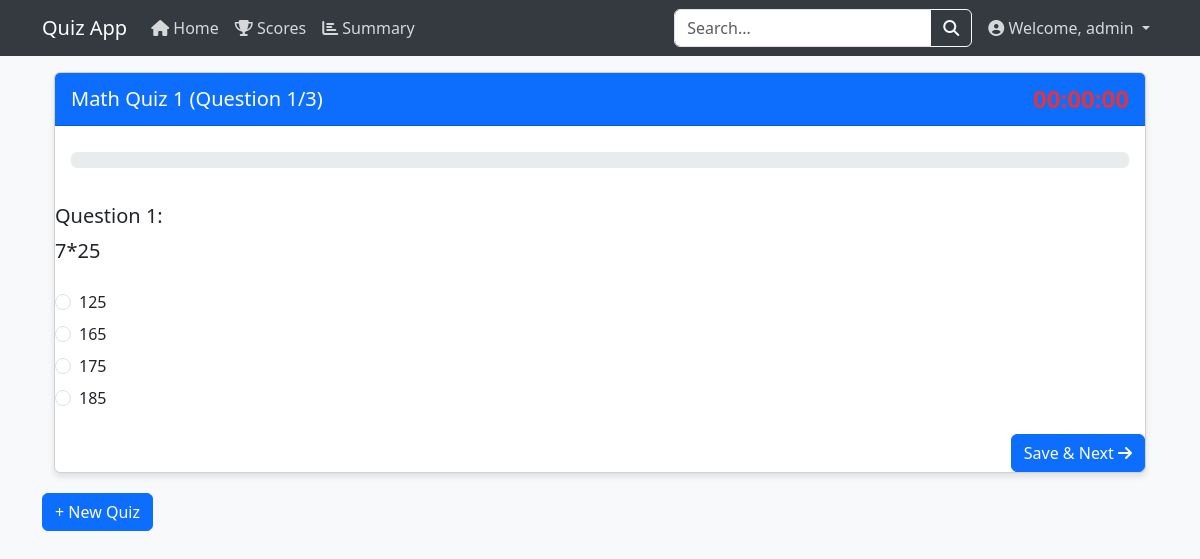
/quiz/3/start (signed in), run on the app's committed database.
### models/model.py (models this page shows)
class User(db.Model):
    __tablename__ = 'user'
    user_id = db.Column(db.Integer, primary_key=True)
    username = db.Column(db.String(20), unique=True, nullable=False)
    password = db.Column(db.String(100), nullable=False)
    full_name = db.Column(db.String(30), nullable=False)
    qualification = db.Column(db.String(20), nullable=False)
    dob = db.Column(db.Date, nullable=False)
    email = db.Column(db.String(30), unique=True, nullable=False)
    phone = db.Column(db.String(10), nullable=False)
    address = db.Column(db.String(25), nullable=False)
    status = db.Column(db.String(10), default='active')
    is_admin = db.Column(db.Boolean, default=False)
    scores = db.relationship('Scores', backref='user', lazy=True)

class Quiz(db.Model):
    __tablename__ = 'quiz'
    quiz_id = db.Column(db.Integer, primary_key=True)
    name = db.Column(db.String(20), nullable=False)
    chapter_id = db.Column(db.Integer, db.ForeignKey('chapter.chapter_id'), nullable=False)
    date_of_quiz = db.Column(db.Date, nullable=False)
    time_duration = db.Column(db.Time, nullable=False)
    remarks = db.Column(db.String(40))
    questions = db.relationship('Question', backref='quiz', lazy=True, cascade="all, delete-orphan")
    scores = db.relationship('Scores', backref='quiz_ref', lazy=True)

class Question(db.Model):
    __tablename__ = 'question'
    question_id = db.Column(db.Integer, primary_key=True)
    question = db.Column(db.String(100), nullable=False)
    option1 = db.Column(db.String(50), nullable=False)
    option2 = db.Column(db.String(50), nullable=False)
    option3 = db.Column(db.String(50), nullable=False)
    option4 = db.Column(db.String(50), nullable=False)
    correct_option = db.Column(db.Integer, nullable=False)
    quiz_id = db.Column(db.Integer, db.ForeignKey('quiz.quiz_id'), nullable=False)
    time_duration = db.Column(db.Time, nullable=True)
    remarks = db.Column(db.String(40))

### controllers/controller.py (the view)
@app.route('/quiz/<int:quiz_id>/start')
@login_required
def start_quiz(quiz_id):
    quiz = Quiz.query.get_or_404(quiz_id)
    questions = Question.query.filter_by(quiz_id=quiz_id).all()
    previous_attempt = Scores.query.filter_by(user_id=current_user().user_id, quiz_id=quiz_id).first()
    if previous_attempt:
        flash('You have already attempted this quiz!', 'warning')
        return redirect(url_for('user_dashboard'))
    session['start_time'] = datetime.now().strftime('%Y-%m-%d %H:%M:%S')
    session['current_question'] = 0
    session['answers'] = {}
    return render_template('user/quiz.htm',
                          quiz=quiz,
                          questions=questions,
                          current_question=0,
                          total_questions=len(questions),
                          answers={})

### controllers/controller.py (called while the page is built)
def current_user():
    user_id = session.get('user_id')
    if user_id:
        return User.query.get(user_id)
    return None

@app.context_processor
def inject_current_user():
    return dict(current_user=current_user())

def login_required(f):
    @wraps(f)
    def decorated_function(*args, **kwargs):
        if not current_user():
            flash('Please log in first.', 'danger')
            return redirect(url_for('login'))
        return f(*args, **kwargs)
    return decorated_function

### templates/user/quiz.htm (shortened to what this page needs)
{% extends "ubase.htm" %}
{% block content %}
<div class=" container">
<div class="row">
    <div class="col-12">
        <div class="card">
            <div class="card-header bg-primary text-white d-flex justify-content-between align-items-center">
                <h5 class="mb-0">
                    {{ quiz.name if quiz else "Quiz" }}
                    (Question {{ (current_question + 1) if current_question is not none else 1 }}/{{ total_questions if total_questions else "?" }})
                </h5>
                <div class="timer" id="timer">00:00:00</div>
            </div>
            {% set progress_percentage = (100 * (current_question + 1) / total_questions) if total_questions and total_questions > 0 else 0 %}
{% set progress_now = (current_question + 1) if current_question is not none else 0 %}
{% set progress_max = total_questions if total_questions else 1 %}
<div class="card-body">
    {% set progress_percentage = (100 * (current_question + 1) / total_questions) if total_questions and total_questions > 0 else 0 %}
    {% set progress_now = (current_question + 1) if current_question is not none else 0 %}
    {% set progress_max = total_questions if total_questions else 1 %}
    <div class="progress progress-container">
        <div id="progress-bar" style="width: 0%;"></div>
    </div>
</div>
                {% if questions and current_question is not none and current_question < questions|length %}
                <form id="quizForm" action="{{ url_for('save_answer', quiz_id=quiz.quiz_id) if quiz else '#' }}" method="POST">
                    <h5>Question {{ current_question + 1 }}:</h5>
                    <div class="mb-4">
                        <p class="lead">{{ questions[current_question].question }}</p>
                    </div>
                    <div class="options">
                        {% for i in range(1, 5) %}
                        <div class="mb-2">
                            <div class="form-check">
                                <input class="form-check-input" type="radio" name="answer" id="option{{ i }}" value="{{ i }}"
                                    {% if answers.get(questions[current_question].question_id|string) == i|string %} checked {% endif %}>
                                <label class="form-check-label" for="option{{ i }}">
                                    {{ questions[current_question]['option' ~ i] }}
                                </label>
                            </div>
                        </div>
                        {% endfor %}
                    </div>
                    <div class="d-flex justify-content-between mt-4">
                        <div>
                            {% if current_question < total_questions - 1 %}
                            <button type="submit" class="btn btn-primary">
                                Save & Next <i class="fas fa-arrow-right"></i>
                            </button>
                            {% else %}
                            <button type="submit" formaction="{{ url_for('submit_quiz', quiz_id=quiz.quiz_id) }}" class="btn btn-success">
                                Submit Quiz <i class="fas fa-check"></i>
                            </button>
                            {% endif %}
                        </div>
                    </div>
                </form>
                {% else %}
                <div class="alert alert-warning">
                    No questions found for this quiz.
                </div>
                {% endif %}
            </div>
        </div>
    </div>
</div>
    <div class="d-flex justify-content-between align-items-center mb-3">
        <a href="{{ url_for('add_quiz') }}" class="btn btn-primary">
            + New Quiz
        </a>
    </div>
</div>
{% endblock %}

### templates/ubase.htm (shortened to what this page needs)
<!DOCTYPE html>
<html lang="en">
<head>
    <link href="https://cdn.jsdelivr.net/npm/bootstrap@5.3.0-alpha1/dist/css/bootstrap.min.css" rel="stylesheet">
    <link rel="stylesheet" href="https://cdnjs.cloudflare.com/ajax/libs/font-awesome/6.4.0/css/all.min.css">
</head>
<body>
    <nav class="navbar navbar-expand-lg navbar-dark">
        <div class="container">
            <a class="navbar-brand" href="{{ url_for('user_dashboard') }}">Quiz App</a>
            <div class="collapse navbar-collapse" id="navbarNav">
                <ul class="navbar-nav">
                    <li class="nav-item">
                        <a class="nav-link {% if request.path == url_for('user_dashboard') %}active{% endif %}" href="{{ url_for('user_dashboard') }}">
                            <i class="fas fa-home"></i> Home
                        </a>
                    </li>
                    <li class="nav-item">
                        <a class="nav-link {% if request.path == url_for('scores') %}active{% endif %}" href="{{ url_for('scores') }}">
                            <i class="fas fa-trophy"></i> Scores
                        </a>
                    </li>
                    <li class="nav-item">
                        <a class="nav-link {% if request.path == url_for('summary') %}active{% endif %}" href="{{ url_for('user_summary') }}">
                            <i class="fas fa-chart-bar"></i> Summary
                        </a>
                    </li>
                </ul>
                <form class="d-flex ms-auto me-2" action="{{ url_for('search') }}">
                    <div class="input-group">
                        <input type="text" name="q" class="form-control" placeholder="Search...">
                        <button class="btn btn-outline-light" type="submit">
                            <i class="fas fa-search"></i>
                        </button>
                    </div>
                </form>
                <ul class="navbar-nav">
                    <li class="nav-item dropdown">
                        <a class="nav-link dropdown-toggle" href="#" id="navbarDropdown" role="button" data-bs-toggle="dropdown">
                            <i class="fas fa-user-circle"></i> Welcome, {{ current_user.username }}
                        </a>
                    </li>
                </ul>
            </div>
        </div>
    </nav>
    <div class="container">
        {% block content %}{% endblock %}
</body>
</html>

### templates/ubase.htm (style rules this page uses)
body { background-color: #f8f9fa; }
.navbar { background-color: #343a40; }
.nav-link { color: rgba(255, 255, 255, 0.8); }
.card { box-shadow: 0 4px 6px rgba(0, 0, 0, 0.1); margin-bottom: 20px; }
.timer { font-size: 1.5rem; font-weight: bold; color: #dc3545; }
.progress-container { margin-top: 10px; margin-bottom: 20px; }

### data on the page
User: username "admin"
Quiz: name "Math Quiz 1"
Question: question "7*25", question_id "☐ 125" "☐ 165" "☐ 175" "☐ 185", option1 "125" "165" "175" "185"

### other printed values
{{ (current_question + 1) if current_question is not none else 1 }} "1"
{{ total_questions if total_questions else "?" }} "3"
{{ current_question + 1 }} "1"
